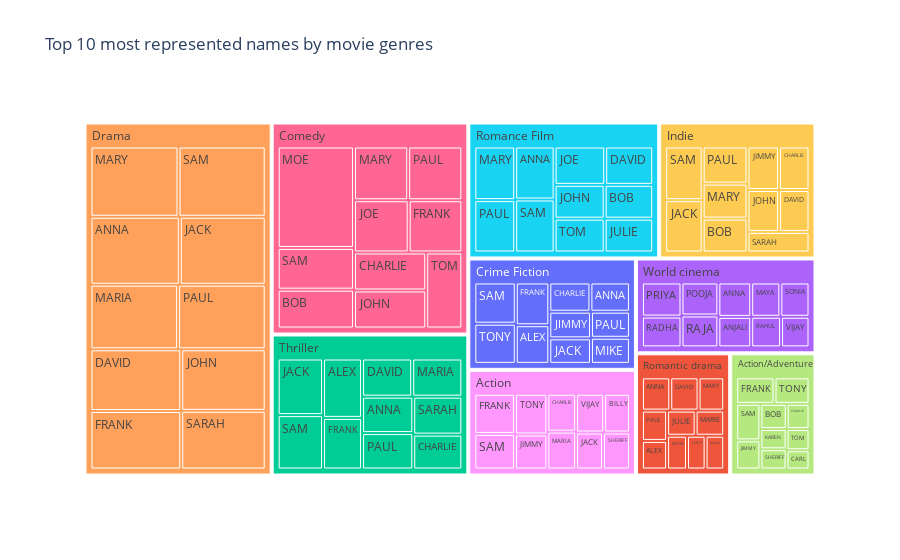

The notebook cell saved with this chart:
### Code cell
visualize_top_names(top_names_df)

### Figure 1 — Plotly figure (JSON) as saved in the notebook; plotly's stock layout.template omitted (floating-point values rounded to 4 significant figures)
{"data": [{"branchvalues": "total", "customdata": [["Crime Fiction"], ["Romantic drama"], ["Thriller"], ["World cinema"], ["Crime Fiction"], ["Drama"], ["Romance Film"], ["Romantic drama"], ["Thriller"], ["World cinema"], ["Crime Fiction"], ["Comedy"], ["Action/Adventure"], ["Action"], ["Action/Adventure"], ["Comedy"], ["Indie"], ["Action/Adventure"], ["Action"], ["Romance Film"], ["Thriller"], ["Comedy"], ["Action/Adventure"], ["Action"], ["Romantic drama"], ["Thriller"], ["Indie"], ["Drama"], ["Indie"], ["Romance Film"], ["Action/Adventure"], ["Action"], ["Thriller"], ["Indie"], ["Drama"], ["Crime Fiction"], ["Thriller"], ["Drama"], ["Crime Fiction"], ["Action"], ["Indie"], ["Romance Film"], ["Romance Film"], ["Drama"], ["Romantic drama"], ["Romance Film"], ["Comedy"], ["Indie"], ["Crime Fiction"], ["Comedy"], ["Drama"], ["Comedy"], ["Romantic drama"], ["Thriller"], ["Indie"], ["Drama"], ["Action"], ["Romantic drama"], ["Action/Adventure"], ["Romantic drama"], ["Indie"], ["Drama"], ["Crime Fiction"], ["Comedy"], ["Comedy"], ["Crime Fiction"], ["Romantic drama"], ["Romantic drama"], ["Romance Film"], ["World cinema"], ["World cinema"], ["Action"], ["World cinema"], ["Action/Adventure"], ["World cinema"], ["Thriller"], ["World cinema"], ["Romantic drama"], ["Romance Film"], ["World cinema"], ["Action"], ["Thriller"], ["Drama"], ["Thriller"], ["Indie"], ["Indie"], ["Drama"], ["Crime Fiction"], ["Comedy"], ["Romance Film"], ["Action"], ["Action/Adventure"], ["World cinema"], ["Action/Adventure"], ["Comedy"], ["Romance Film"], ["Action"], ["Action/Adventure"], ["Crime Fiction"], ["World cinema"], ["Action"], ["Action/Adventure"], ["Comedy"], ["Crime Fiction"], ["Drama"], ["Indie"], ["Romance Film"], ["Romantic drama"], ["Thriller"], ["World cinema"]], "domain": {"x": [0, 1], "y": [0, 1]}, "hovertemplate": "<b>%{label}</b><br>Count: %{value}<extra></extra>", "ids": ["Crime Fiction/ALEX", "Romantic drama/ALEX", "Thriller/ALEX", "World cinema/ANJALI", "Crime Fiction/ANNA", "Drama/ANNA", "Romance Film/ANNA", "Romantic drama/ANNA", "Thriller/ANNA", "World cinema/ANNA", "Crime Fiction/CHARLIE", "Comedy/CHARLIE", "Action/Adventure/CHARLIE", "Action/CHARLIE", "Action/Adventure/CARL", "Comedy/BOB", "Indie/BOB", "Action/Adventure/BOB", "Action/BILLY", "Romance Film/BOB", "Thriller/DAVID", "Comedy/FRANK", "Action/Adventure/FRANK", "Action/FRANK", "Romantic drama/DAVID", "Thriller/CHARLIE", "Indie/DAVID", "Drama/DAVID", "Indie/CHARLIE", "Romance Film/DAVID", "Action/Adventure/JIMMY", "Action/JIMMY", "Thriller/JACK", "Indie/JACK", "Drama/JACK", "Crime Fiction/JACK", "Thriller/FRANK", "Drama/FRANK", "Crime Fiction/FRANK", "Action/JACK", "Indie/JOHN", "Romance Film/JULIE", "Romance Film/JOHN", "Drama/JOHN", "Romantic drama/JULIE", "Romance Film/JOE", "Comedy/JOE", "Indie/JIMMY", "Crime Fiction/JIMMY", "Comedy/JOHN", "Drama/MARY", "Comedy/MARY", "Romantic drama/MARIE", "Thriller/MARIA", "Indie/MARY", "Drama/MARIA", "Action/MARIA", "Romantic drama/LUCY", "Action/Adventure/KAREN", "Romantic drama/MARIA", "Indie/PAUL", "Drama/PAUL", "Crime Fiction/PAUL", "Comedy/PAUL", "Comedy/MOE", "Crime Fiction/MIKE", "Romantic drama/MAYA", "Romantic drama/MARY", "Romance Film/MARY", "World cinema/MAYA", "World cinema/RAHUL", "Action/SAM", "World cinema/RAJA", "Action/Adventure/SAM", "World cinema/RADHA", "Thriller/PAUL", "World cinema/POOJA", "Romantic drama/PAUL", "Romance Film/PAUL", "World cinema/PRIYA", "Action/SHERIFF", "Thriller/SARAH", "Drama/SARAH", "Thriller/SAM", "Indie/SARAH", "Indie/SAM", "Drama/SAM", "Crime Fiction/SAM", "Comedy/SAM", "Romance Film/SAM", "Action/VIJAY", "Action/Adventure/SHERIFF", "World cinema/SONIA", "Action/Adventure/TOM", "Comedy/TOM", "Romance Film/TOM", "Action/TONY", "Action/Adventure/TONY", "Crime Fiction/TONY", "World cinema/VIJAY", "Action", "Action/Adventure", "Comedy", "Crime Fiction", "Drama", "Indie", "Romance Film", "Romantic drama", "Thriller", "World cinema"], "labels": ["ALEX", "ALEX", "ALEX", "ANJALI", "ANNA", "ANNA", "ANNA", "ANNA", "ANNA", "ANNA", "CHARLIE", "CHARLIE", "CHARLIE", "CHARLIE", "CARL", "BOB", "BOB", "BOB", "BILLY", "BOB", "DAVID", "FRANK", "FRANK", "FRANK", "DAVID", "CHARLIE", "DAVID", "DAVID", "CHARLIE", "DAVID", "JIMMY", "JIMMY", "JACK", "JACK", "JACK", "JACK", "FRANK", "FRANK", "FRANK", "JACK", "JOHN", "JULIE", "JOHN", "JOHN", "JULIE", "JOE", "JOE", "JIMMY", "JIMMY", "JOHN", "MARY", "MARY", "MARIE", "MARIA", "MARY", "MARIA", "MARIA", "LUCY", "KAREN", "MARIA", "PAUL", "PAUL", "PAUL", "PAUL", "MOE", "MIKE", "MAYA", "MARY", "MARY", "MAYA", "RAHUL", "SAM", "RAJA", "SAM", "RADHA", "PAUL", "POOJA", "PAUL", "PAUL", "PRIYA", "SHERIFF", "SARAH", "SARAH", "SAM", "SARAH", "SAM", "SAM", "SAM", "SAM", "SAM", "VIJAY", "SHERIFF", "SONIA", "TOM", "TOM", "TOM", "TONY", "TONY", "TONY", "VIJAY", "Action", "Action/Adventure", "Comedy", "Crime Fiction", "Drama", "Indie", "Romance Film", "Romantic drama", "Thriller", "World cinema"], "marker": {"colors": ["#636efa", "#EF553B", "#00cc96", "#ab63fa", "#636efa", "#FFA15A", "#19d3f3", "#EF553B", "#00cc96", "#ab63fa", "#636efa", "#FF6692", "#B6E880", "#FF97FF", "#B6E880", "#FF6692", "#FECB52", "#B6E880", "#FF97FF", "#19d3f3", "#00cc96", "#FF6692", "#B6E880", "#FF97FF", "#EF553B", "#00cc96", "#FECB52", "#FFA15A", "#FECB52", "#19d3f3", "#B6E880", "#FF97FF", "#00cc96", "#FECB52", "#FFA15A", "#636efa", "#00cc96", "#FFA15A", "#636efa", "#FF97FF", "#FECB52", "#19d3f3", "#19d3f3", "#FFA15A", "#EF553B", "#19d3f3", "#FF6692", "#FECB52", "#636efa", "#FF6692", "#FFA15A", "#FF6692", "#EF553B", "#00cc96", "#FECB52", "#FFA15A", "#FF97FF", "#EF553B", "#B6E880", "#EF553B", "#FECB52", "#FFA15A", "#636efa", "#FF6692", "#FF6692", "#636efa", "#EF553B", "#EF553B", "#19d3f3", "#ab63fa", "#ab63fa", "#FF97FF", "#ab63fa", "#B6E880", "#ab63fa", "#00cc96", "#ab63fa", "#EF553B", "#19d3f3", "#ab63fa", "#FF97FF", "#00cc96", "#FFA15A", "#00cc96", "#FECB52", "#FECB52", "#FFA15A", "#636efa", "#FF6692", "#19d3f3", "#FF97FF", "#B6E880", "#ab63fa", "#B6E880", "#FF6692", "#19d3f3", "#FF97FF", "#B6E880", "#636efa", "#ab63fa", "#FF97FF", "#B6E880", "#FF6692", "#636efa", "#FFA15A", "#FECB52", "#19d3f3", "#EF553B", "#00cc96", "#ab63fa"]}, "name": "", "parents": ["Crime Fiction", "Romantic drama", "Thriller", "World cinema", "Crime Fiction", "Drama", "Romance Film", "Romantic drama", "Thriller", "World cinema", "Crime Fiction", "Comedy", "Action/Adventure", "Action", "Action/Adventure", "Comedy", "Indie", "Action/Adventure", "Action", "Romance Film", "Thriller", "Comedy", "Action/Adventure", "Action", "Romantic drama", "Thriller", "Indie", "Drama", "Indie", "Romance Film", "Action/Adventure", "Action", "Thriller", "Indie", "Drama", "Crime Fiction", "Thriller", "Drama", "Crime Fiction", "Action", "Indie", "Romance Film", "Romance Film", "Drama", "Romantic drama", "Romance Film", "Comedy", "Indie", "Crime Fiction", "Comedy", "Drama", "Comedy", "Romantic drama", "Thriller", "Indie", "Drama", "Action", "Romantic drama", "Action/Adventure", "Romantic drama", "Indie", "Drama", "Crime Fiction", "Comedy", "Comedy", "Crime Fiction", "Romantic drama", "Romantic drama", "Romance Film", "World cinema", "World cinema", "Action", "World cinema", "Action/Adventure", "World cinema", "Thriller", "World cinema", "Romantic drama", "Romance Film", "World cinema", "Action", "Thriller", "Drama", "Thriller", "Indie", "Indie", "Drama", "Crime Fiction", "Comedy", "Romance Film", "Action", "Action/Adventure", "World cinema", "Action/Adventure", "Comedy", "Romance Film", "Action", "Action/Adventure", "Crime Fiction", "World cinema", "", "", "", "", "", "", "", "", "", ""], "type": "treemap", "values": [28, 16, 46, 23, 25, 104, 42, 21, 37, 26, 26, 50, 13, 24, 10, 54, 31, 15, 22, 33, 38, 51, 23, 36, 21, 34, 26, 96, 27, 37, 16, 25, 51, 40, 100, 23, 40, 91, 31, 22, 27, 33, 34, 89, 16, 39, 52, 28, 24, 50, 106, 53, 16, 38, 32, 97, 24, 14, 12, 14, 34, 97, 22, 53, 141, 22, 15, 19, 44, 23, 21, 32, 27, 20, 28, 37, 28, 17, 43, 31, 22, 37, 85, 49, 26, 41, 105, 37, 58, 42, 24, 12, 23, 11, 50, 34, 29, 21, 36, 20, 260, 153, 612, 274, 970, 312, 381, 169, 407, 250]}], "layout": {"legend": {"tracegroupgap": 0}, "title": {"text": "Top 10 most represented names by movie genres"}}}
